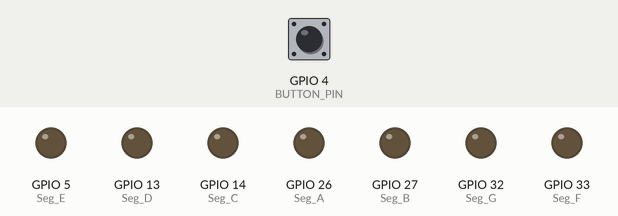
This sketch was run on a simulated ESP32. Shown: output pins drawn as LEDs (lit = HIGH). The test bench sets the inputs (shaded band); at power-on: GPIO 4 (BUTTON_PIN) HIGH.

Above: at 1.2 s.
1.3 s: GPIO 4 (BUTTON_PIN) pulled LOW for 0.15 s
At 3.1 s:
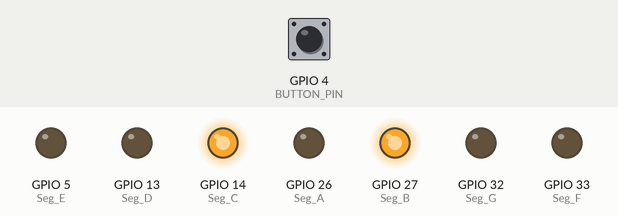
At 4.1 s:
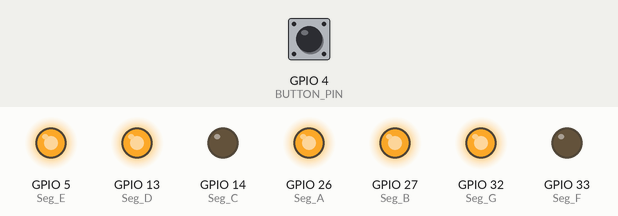
4.3 s: GPIO 4 (BUTTON_PIN) pulled LOW for 1 s
At 15.9 s:
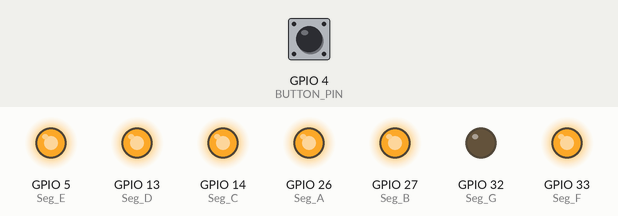
Timing chart, 0 to 17.4 s (numbered marks = the images above; inputs shaded):
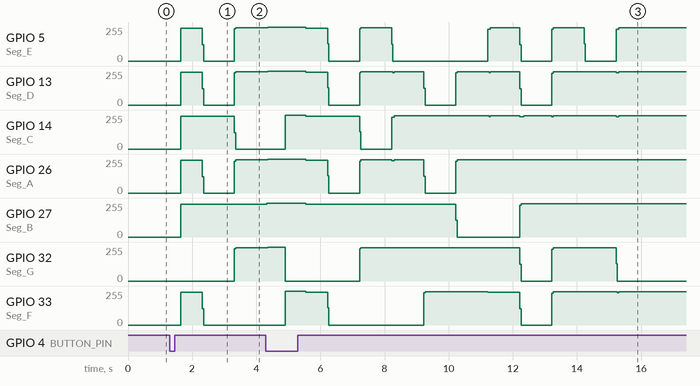

The sketch:

1DigitTimer.ino
```cpp
#define BUTTON_PIN 4
#define Seg_A 26
#define Seg_B 27
#define Seg_C 14
#define Seg_D 13
#define Seg_E 5
#define Seg_F 33
#define Seg_G 32

bool timing = false;
unsigned long startTime = 0;

void shownumber(int N){
  digitalWrite(Seg_A, LOW);
  digitalWrite(Seg_B, LOW);
  digitalWrite(Seg_C, LOW);
  digitalWrite(Seg_D, LOW);
  digitalWrite(Seg_E, LOW);
  digitalWrite(Seg_F, LOW);
  digitalWrite(Seg_G, LOW);

  if (N==0){
  digitalWrite(Seg_A, HIGH);
  digitalWrite(Seg_B, HIGH);
  digitalWrite(Seg_C, HIGH);
  digitalWrite(Seg_D, HIGH);
  digitalWrite(Seg_E, HIGH);
  digitalWrite(Seg_F, HIGH);
  }

    if (N==1){
  digitalWrite(Seg_B, HIGH);
  digitalWrite(Seg_C, HIGH);
  }

  if (N==2){
  digitalWrite(Seg_A, HIGH);
  digitalWrite(Seg_B, HIGH);
  digitalWrite(Seg_D, HIGH);
  digitalWrite(Seg_E, HIGH);
  digitalWrite(Seg_G, HIGH);
  }

  if (N==3){
  digitalWrite(Seg_A, HIGH);
  digitalWrite(Seg_B, HIGH);
  digitalWrite(Seg_C, HIGH);
  digitalWrite(Seg_D, HIGH);
  digitalWrite(Seg_G, HIGH);
  }

    if (N==4){
  digitalWrite(Seg_B, HIGH);
  digitalWrite(Seg_C, HIGH);
  digitalWrite(Seg_G, HIGH);
  digitalWrite(Seg_F, HIGH);
  }

    if (N==5){
  digitalWrite(Seg_A, HIGH);
  digitalWrite(Seg_C, HIGH);
  digitalWrite(Seg_D, HIGH);
  digitalWrite(Seg_G, HIGH);
  digitalWrite(Seg_F, HIGH);
  }

    if (N==6){
  digitalWrite(Seg_A, HIGH);
  digitalWrite(Seg_G, HIGH);
  digitalWrite(Seg_C, HIGH);
  digitalWrite(Seg_D, HIGH);
  digitalWrite(Seg_E, HIGH);
  digitalWrite(Seg_F, HIGH);
  }

    if (N==7){
  digitalWrite(Seg_A, HIGH);
  digitalWrite(Seg_B, HIGH);
  digitalWrite(Seg_C, HIGH);
  }

    if (N==8){
  digitalWrite(Seg_A, HIGH);
  digitalWrite(Seg_B, HIGH);
  digitalWrite(Seg_C, HIGH);
  digitalWrite(Seg_D, HIGH);
  digitalWrite(Seg_E, HIGH);
  digitalWrite(Seg_F, HIGH);
  digitalWrite(Seg_G, HIGH);
  }

    if (N==9){
  digitalWrite(Seg_A, HIGH);
  digitalWrite(Seg_B, HIGH);
  digitalWrite(Seg_C, HIGH);
  digitalWrite(Seg_D, HIGH);
  digitalWrite(Seg_F, HIGH);
  digitalWrite(Seg_G, HIGH);
  }
}


void setup() {
  Serial.begin(115200);
  pinMode(BUTTON_PIN, INPUT_PULLUP);
  pinMode(Seg_A, OUTPUT);
  pinMode(Seg_B, OUTPUT);
  pinMode(Seg_C, OUTPUT);
  pinMode(Seg_D, OUTPUT);
  pinMode(Seg_E, OUTPUT);
  pinMode(Seg_F, OUTPUT);
  pinMode(Seg_G, OUTPUT);
}

void loop() {
  if (digitalRead(BUTTON_PIN) == LOW) {
    if (timing == false) {
      startTime = millis();
      timing = true;
    }
    else {
      timing = false;
    }
    delay(300);
    };
    if(timing == true){
      int seconds = (millis() - startTime) / 1000;
      if (seconds > 9){seconds = 0;}
      shownumber(seconds);

    }
}
```

Measured:
- after the input at 1.3 s, GPIO 5 (Seg_E), GPIO 13 (Seg_D): 0/255 → 244/255 after 0.34 s, → 0/255 0.68 s later, → 249/255 1.0 s later
